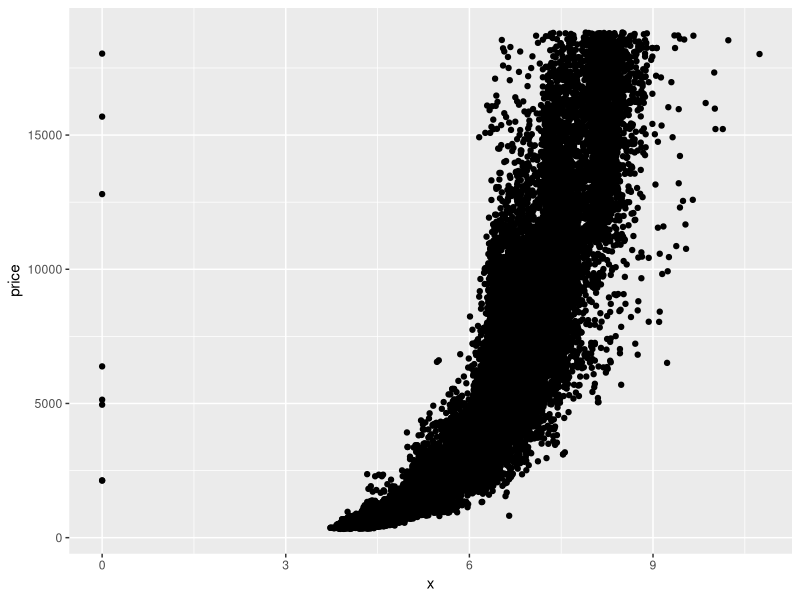
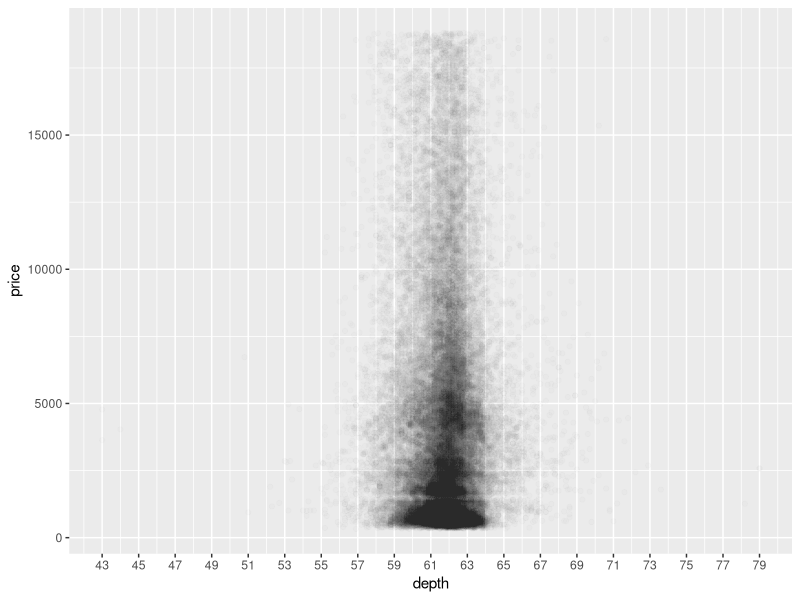
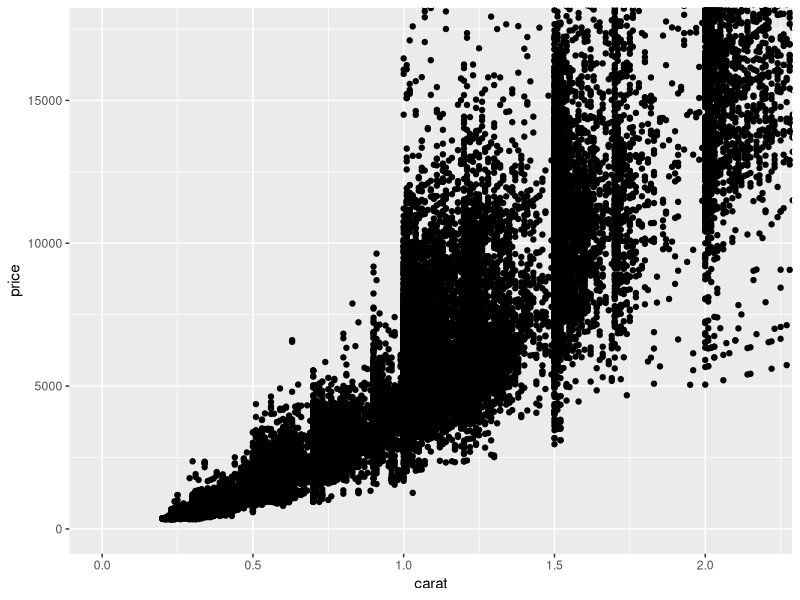
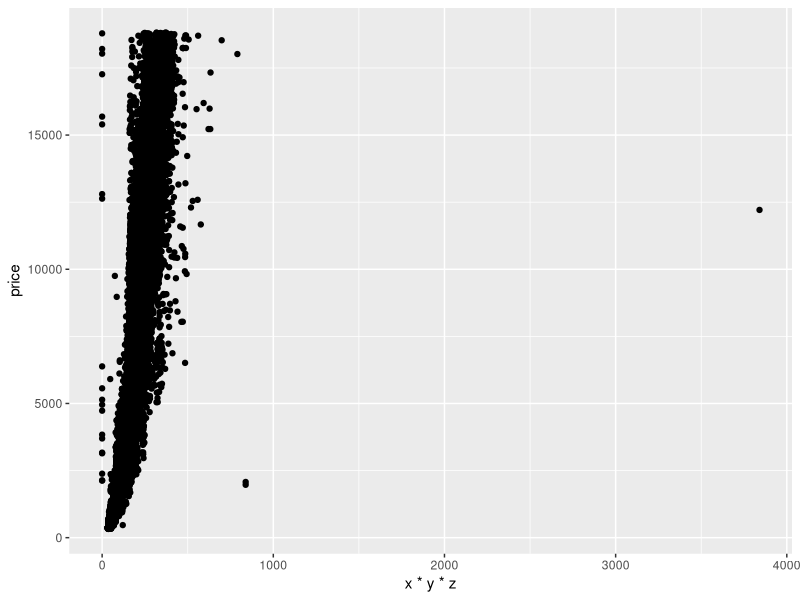

R code for these plots, in order: (Note: this script raises an error after producing the figures.)
library(ggplot2)
data(diamonds)
ggplot(aes(x = x, y = price), data = diamonds) +
  geom_point()
with(diamonds, cor.test(price, x))
with(diamonds, cor.test(price, y))
with(diamonds, cor.test(price, z))

ggplot(aes(x = depth, y = price), data = diamonds) +
  geom_point(alpha = 1/100) +
  scale_x_continuous(breaks = seq(43, 79, 2))

with(diamonds, cor.test(price, depth))

ggplot(aes(x = carat, y = price), data = diamonds) +
  geom_point() +
  coord_cartesian(xlim = c(0, quantile(diamonds$carat, 0.99)),
                  ylim = c(0, quantile(diamonds$price, 0.99)))

diamonds$volume <- diamonds$x * diamonds$y * diamonds$z
ggplot(aes(x = x*y*z, y = price), data = diamonds) +
  geom_point()

# detach("package:plyr", unload=TRUE)
library(plyr); library(dplyr)
count(diamonds$volume == 0)

with(subset(diamonds, volume > 0 & volume <= 800),
    cor.test(volume, price))

ggplot(aes(x = volume, y = price), data = subset(diamonds, volume > 0 & volume <= 800)) +
  geom_point(alpha = 1/10) +
  stat_smooth(method = "lm", formula = y ~ I(x^3))

diamondsByClarity <- diamonds %>%
  group_by(clarity) %>%
  summarise(mean_price = mean(price),
            median_price = as.integer(median(price)),
            min_price = min(price),
            max_price = max(price),
            n = n())

diamondsByClarity <- arrange(summarise(group_by(diamonds, clarity),
                               mean_price = mean(price),
                               median_price = as.integer(median(price)),
                               min_price = min(price),
                               max_price = max(price),
                               n = n()), clarity)

diamonds_by_clarity <- group_by(diamonds, clarity)
diamonds_mp_by_clarity <- summarise(diamonds_by_clarity, mean_price = mean(price))

diamonds_by_color <- group_by(diamonds, color)
diamonds_mp_by_color <- summarise(diamonds_by_color, mean_price = mean(price))

library(gridExtra)
p1 <- ggplot(aes(x = clarity, y = mean_price), data = diamonds_mp_by_clarity) +
  geom_bar(stat = "identity")
p2 <- ggplot(aes(x = color, y = mean_price), data = diamonds_mp_by_color) +
  geom_bar(stat = "identity")
grid.arrange(p1, p2, ncol = 1)